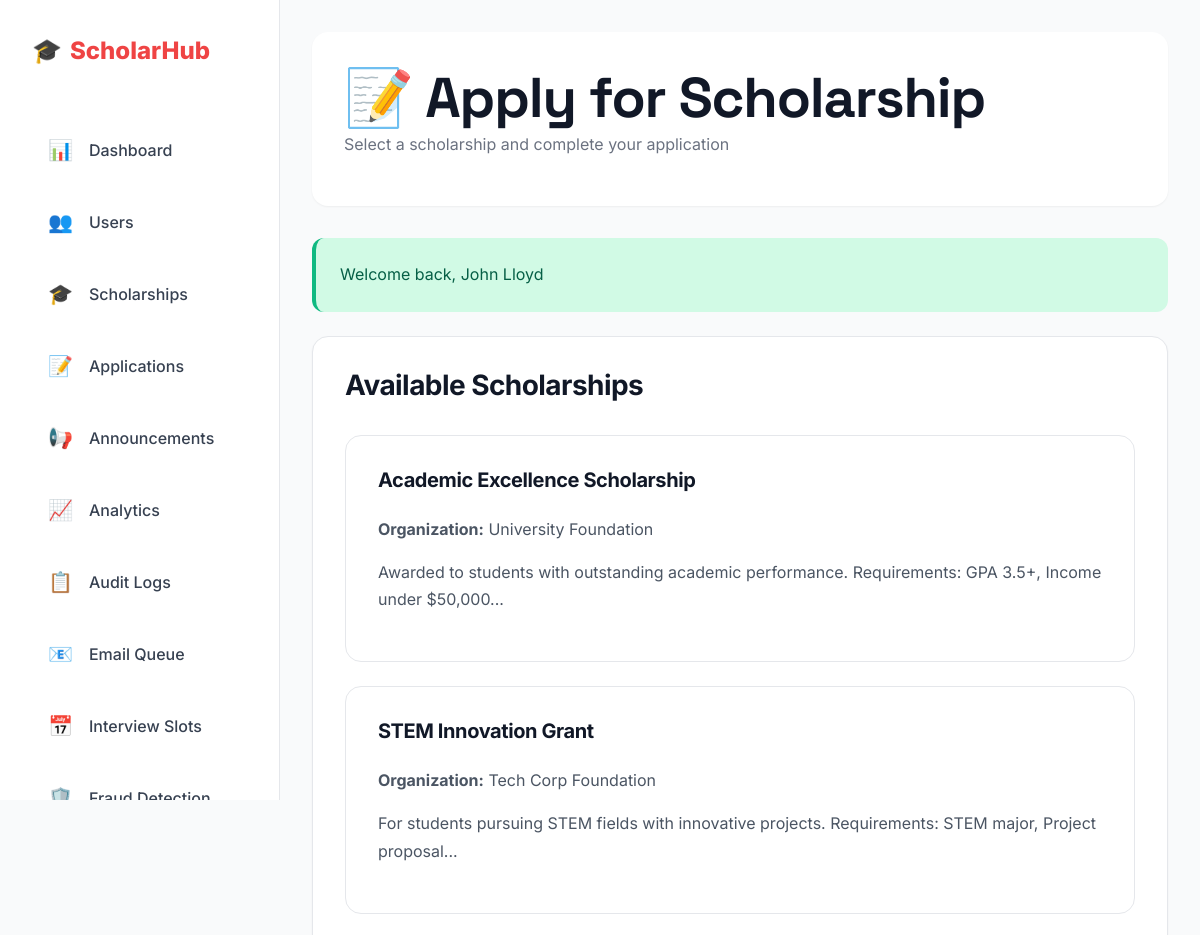
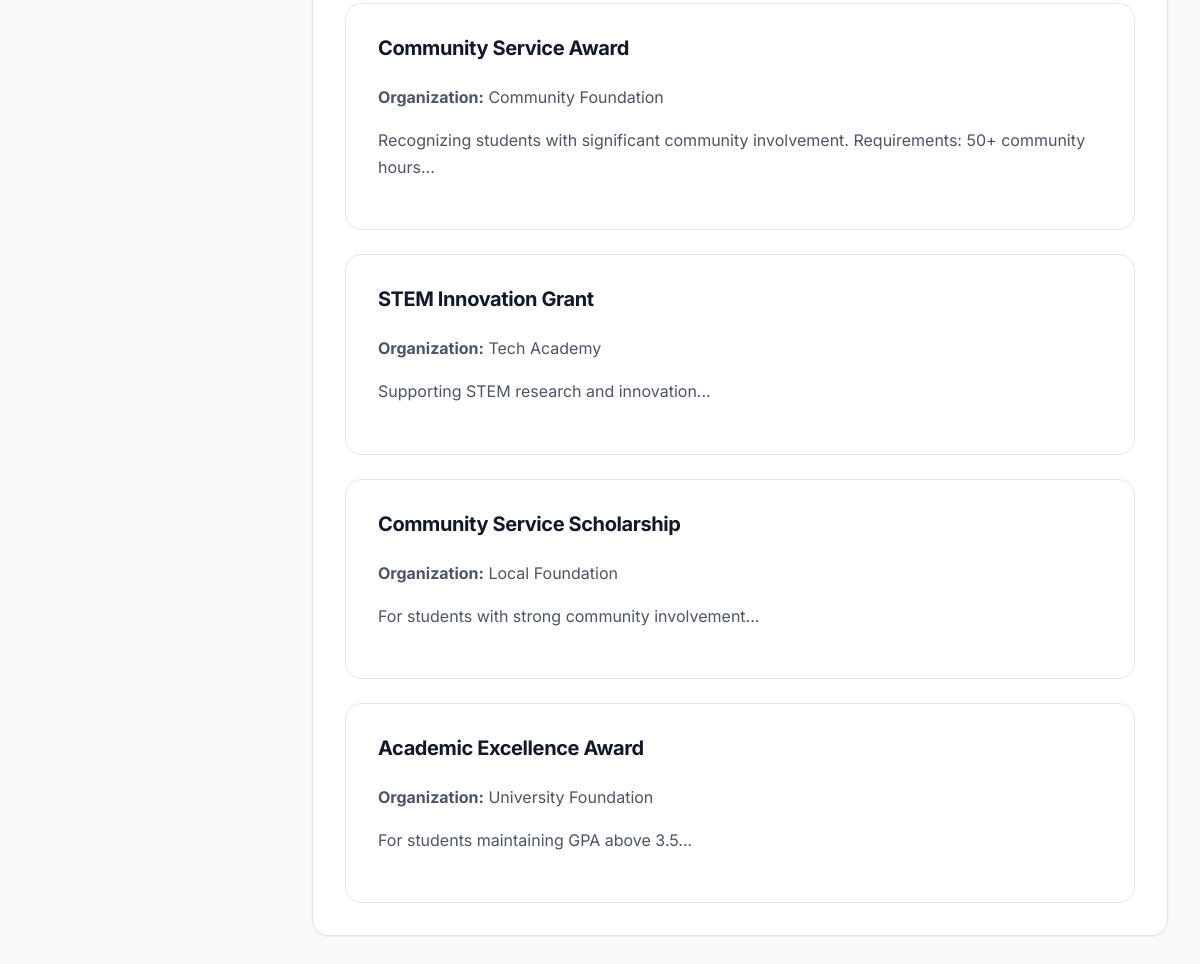
Page /member/apply_scholarship.php (signed in) on the committed database (2 pictures, top to bottom).
### tables this page shows
CREATE TABLE `scholarships` (
  `id` int(11) NOT NULL,
  `title` varchar(255) NOT NULL,
  `description` text NOT NULL,
  `organization` varchar(150) NOT NULL,
  `eligibility_requirements` text DEFAULT NULL,
  `renewal_requirements` text DEFAULT NULL,
  `amount` decimal(12,2) NOT NULL CHECK (`amount` > 0),
  `deadline` date NOT NULL,
  `status` enum('open','closed','cancelled') DEFAULT 'open',
  `created_by` int(11) NOT NULL,
  `created_at` datetime DEFAULT current_timestamp(),
  `updated_at` datetime DEFAULT current_timestamp() ON UPDATE current_timestamp()
);

### member/apply_scholarship.php (the view, shortened to what this page needs)
<?php
$pdo = getPDO();
$stmt = $pdo->query('SELECT * FROM scholarships WHERE status = "open" ORDER BY created_at DESC');
$scholarships = $stmt->fetchAll();
$selected_scholarship = null;
?>
<?php
require_once __DIR__ . '/../includes/modern-header.php';
require_once __DIR__ . '/../includes/modern-sidebar.php';
?>
<div class="page-header">
  <h1>📝 Apply for Scholarship</h1>
  <p class="text-muted">Select a scholarship and complete your application</p>
</div>
<?php if (!empty($_SESSION['success'])): ?>
  <div class="alert alert-success"><?= htmlspecialchars($_SESSION['success']); unset($_SESSION['success']); ?></div>
<?php endif; ?>
<div class="content-card">
  <h3 style="margin-bottom: var(--space-xl);">Available Scholarships</h3>
  <?php if (empty($scholarships)): ?>
    <div class="empty-state">
      <div class="empty-state-icon">🎓</div>
      <h3 class="empty-state-title">No Open Scholarships</h3>
      <p class="empty-state-description">There are no open scholarships available at this time. Check back later!</p>
    </div>
  <?php else: ?>
    <div style="display: grid; gap: var(--space-lg);">
      <?php foreach ($scholarships as $sch): ?>
        <div class="card <?= $selected_scholarship && $selected_scholarship['id'] == $sch['id'] ? 'selected' : '' ?>"
             onclick="window.location.href='?scholarship_id=<?= $sch['id'] ?>'"
             style="cursor: pointer; <?= $selected_scholarship && $selected_scholarship['id'] == $sch['id'] ? 'border: 2px solid var(--red-primary); background: var(--red-ghost);' : '' ?>">
          <div class="card-header">
            <h4 class="card-title"><?= htmlspecialchars($sch['title']) ?></h4>
          </div>
          <div class="card-body">
            <p><strong>Organization:</strong> <?= htmlspecialchars($sch['organization'] ?? 'N/A') ?></p>
            <p><?= htmlspecialchars(substr($sch['description'] ?? '', 0, 150)) ?>...</p>
          </div>
        </div>
      <?php endforeach; ?>
    </div>
  <?php endif; ?>
</div>
<?php require_once __DIR__ . '/../includes/modern-footer.php'; ?>

### assets/modern-theme.css (style rules this page uses)
:root { --red-primary: #ef4444; --red-dark: #dc2626; --red-darker: #b91c1c; --red-light: #f87171; --red-lighter: #fca5a5; --red-pale: #fee2e2; --red-ghost: #fef2f2; --white: #ffffff; --gray-50: #f9fafb; --gray-100: #f3f4f6; --gray-200: #e5e7eb; --gray-300: #d1d5db; --gray-400: #9ca3af; --gray-500: #6b7280; --gray-600: #4b5563; --gray-700: #374151; --gray-800: #1f2937; --gray-900: #111827; --success: #10b981; --warning: #f59e0b; --error: var(--red-primary); --info: #3b82f6; --space-xs: 0.25rem; --space-sm: 0.5rem; --space-md: 1rem; --space-lg: 1.5rem; --space-xl: 2rem; --space-2xl: 3rem; --space-3xl: 4rem; --radius-sm: 0.375rem; --radius-md: 0.5rem; --radius-lg: 0.75rem; --radius-xl: 1rem; --radius-2xl: 1.5rem; --radius-full: 9999px; --shadow-sm: 0 1px 2px 0 rgba(0, 0, 0, 0.05); --shadow-md: 0 4px 6px -1px rgba(0, 0, 0, 0.1); --shadow-lg: 0 10px 15px -3px rgba(0, 0, 0, 0.1); --shadow-xl: 0 20px 25px -5px rgba(0, 0, 0, 0.1); --shadow-red: 0 10px 25px -5px rgba(239, 68, 68, 0.2); --font-sans: 'Inter', -apple-system, BlinkMacSystemFont, 'Segoe UI', system-ui, sans-serif; --font-display: 'Space Grotesk', var(--font-sans); }
* { margin: 0; padding: 0; box-sizing: border-box; }
html { font-size: 16px; -webkit-font-smoothing: antialiased; -moz-osx-font-smoothing: grayscale; }
body { font-family: var(--font-sans); color: var(--gray-900); background: var(--white); line-height: 1.6; overflow-x: hidden; }
h1, h2, h3, h4, h5, h6 { font-weight: 700; line-height: 1.2; letter-spacing: -0.02em; color: var(--gray-900); }
h1 { font-size: clamp(2rem, 5vw, 3.5rem); font-family: var(--font-display); }
h3 { font-size: clamp(1.25rem, 3vw, 1.75rem); }
h4 { font-size: 1.25rem; }
p { color: var(--gray-600); line-height: 1.7; margin-bottom: var(--space-md); }
.card { background: var(--white); border: 1px solid var(--gray-200); border-radius: var(--radius-xl); padding: var(--space-xl); transition: all 0.3s ease; }
.card-header { margin-bottom: var(--space-lg); }
.card-title { font-size: 1.25rem; font-weight: 700; color: var(--gray-900); margin-bottom: var(--space-sm); }
.card-body { color: var(--gray-600); }
.alert { padding: var(--space-lg); border-radius: var(--radius-lg); border-left: 4px solid; margin-bottom: var(--space-lg); }
.alert-success { background: #d1fae5; border-color: var(--success); color: #065f46; }
.text-muted { color: var(--gray-500); }

### includes/modern-sidebar.php (style rules this page uses)
body { background: var(--gray-50); }
.page-header { background: var(--white); border-radius: var(--radius-xl); padding: var(--space-xl); margin-bottom: var(--space-xl); box-shadow: var(--shadow-sm); }
.content-card { background: var(--white); border-radius: var(--radius-xl); padding: var(--space-xl); box-shadow: var(--shadow-sm); border: 1px solid var(--gray-200); }

### rows in the picture
scholarships: title "Academic Excellence Scholarship", organization "University Foundation", description "Awarded to students with outstanding academic performance. Requirements: GPA 3.5+, Income under $50,000"
scholarships: title "STEM Innovation Grant", organization "Tech Corp Foundation", description "For students pursuing STEM fields with innovative projects. Requirements: STEM major, Project proposal"
scholarships: title "Community Service Award", organization "Community Foundation", description "Recognizing students with significant community involvement. Requirements: 50+ community hours"
scholarships: title "STEM Innovation Grant", organization "Tech Academy", description "Supporting STEM research and innovation"
scholarships: title "Community Service Scholarship", organization "Local Foundation", description "For students with strong community involvement"
scholarships: title "Academic Excellence Award", organization "University Foundation", description "For students maintaining GPA above 3.5"

### other values in the picture
$_SESSION['success'] "Welcome back, John Lloyd"
